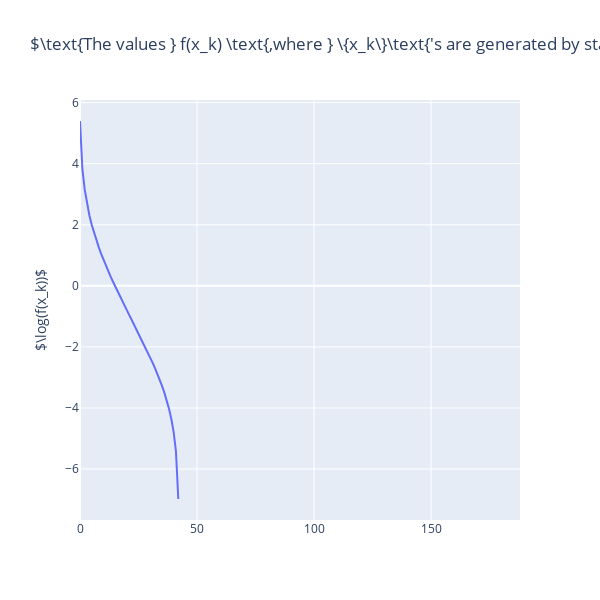

The notebook cell this image was saved under:
### Markdown cell above
We define the entropic risk-averse classes for strongly convex quadratic objectives. We assume that the noise on the gradient estimates $\tilde{\nabla} f(x_k)$ is independent Gaussian noise, $\mathcal{N}(0,\sigma^2)$, that is 
$$
\tilde{\nabla} f(x_k)= \nabla f(x_k) + \mathcal{N}(0_{d\times 1},\sigma^2 I_d),
$$
where $0_{d\times 1}$ is the zero vector in $\mathbb{R}^{d}$ and $I_d$ is the identity matrix. We set $\sigma=1$. Then, we created the entropic risk averse classes for both deterministic method, det_gd_quad, and also the noisy first order method, sfoms_quad. Here, we just did a sanity check and observe the convergence of the deterministic algorithm. in the following figure.

### Code cell
# Set the standard deviation of the noise 
noise_st_dev=1

# Define the models 
det_gd_quad=entropic_ra_sFoms(optim_problem="quadratic",
                              eig_vals=np.array(eigs),
                              init_x0="fixed", 
                              noise_std=0,
                              reg_param=regularizer)
# SFOM on quadratic problem
sfoms_quad=entropic_ra_sFoms(optim_problem="quadratic",
                              eig_vals=np.array(eigs),
                              init_x0="fixed", 
                              noise_std=noise_st_dev,
                              reg_param=regularizer)


# Train deterministic GD to obtain the solution
det_gd_quad.train(learning_rate=1/(max(eigs)+det_gd_quad.reg_param)
                  ,stop_criteria=None
                  ,Samples=1,
                  seed=1)
#@title The plot of $f(x_k)$ generated by GD
import plotly.graph_objects as go 
det_path=det_gd_quad.suboptimality_data.values.T[0]
det_quad_fig=go.Figure()
det_quad_fig.add_trace(go.Scatter(y=np.log(det_path)))
det_quad_fig.update_layout(title=r"$\text{The values } f(x_k) \text{,where } \{x_k\}\text{'s are generated by standard GD}$",
                           yaxis_title=r"$\log(f(x_k))$",
                           width=600, height=600)
det_quad_fig.show()

### Figure 1 — Plotly figure (JSON) as saved in the notebook; plotly's stock layout.template omitted (floating-point values rounded to 4 significant figures; data arrays with more than 128 entries replaced by an {"elided": "..."} marker saying what was removed)
{"data": [{"type": "scatter", "y": {"elided": "189 float values"}}], "layout": {"height": 600, "title": {"text": "$\\text{The values } f(x_k) \\text{,where } \\{x_k\\}\\text{'s are generated by standard GD}$"}, "width": 600, "yaxis": {"title": {"text": "$\\log(f(x_k))$"}}}}
